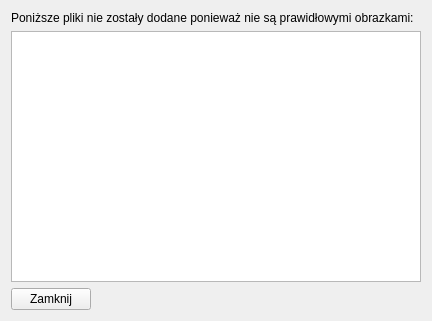
<?xml version="1.0" encoding="UTF-8"?>
<ui version="4.0">
 <class>InvalidFiles</class>
 <widget class="QWidget" name="InvalidFiles">
  <property name="geometry">
   <rect>
    <x>0</x>
    <y>0</y>
    <width>432</width>
    <height>321</height>
   </rect>
  </property>
  <property name="windowTitle">
   <string>Form</string>
  </property>
  <layout class="QVBoxLayout" name="verticalLayout">
   <item>
    <widget class="QLabel" name="label">
     <property name="text">
      <string>Poniższe pliki nie zostały dodane ponieważ nie są prawidłowymi obrazkami:</string>
     </property>
    </widget>
   </item>
   <item>
    <widget class="QListWidget" name="fileList"/>
   </item>
   <item>
    <layout class="QHBoxLayout" name="horizontalLayout">
     <item>
      <widget class="QPushButton" name="closeButton">
       <property name="text">
        <string>Zamknij</string>
       </property>
      </widget>
     </item>
     <item>
      <spacer name="horizontalSpacer">
       <property name="orientation">
        <enum>Qt::Horizontal</enum>
       </property>
       <property name="sizeHint" stdset="0">
        <size>
         <width>40</width>
         <height>20</height>
        </size>
       </property>
      </spacer>
     </item>
    </layout>
   </item>
  </layout>
 </widget>
 <resources/>
 <connections/>
</ui>
